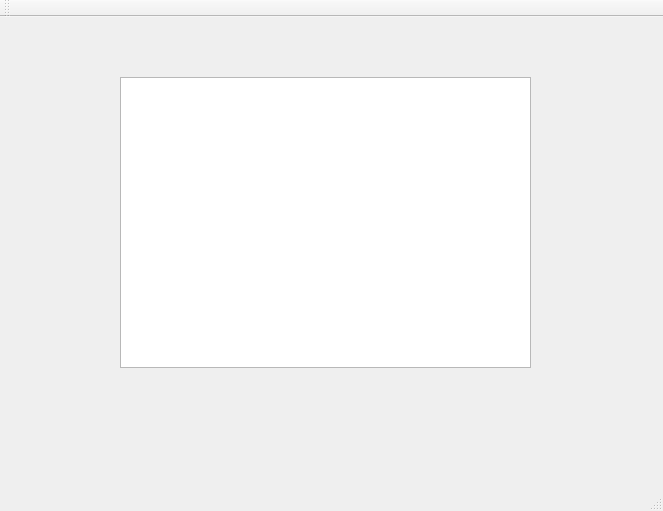
<?xml version="1.0" encoding="UTF-8"?>
<ui version="4.0">
 <class>MainWindow</class>
 <widget class="QMainWindow" name="MainWindow">
  <property name="geometry">
   <rect>
    <x>0</x>
    <y>0</y>
    <width>663</width>
    <height>511</height>
   </rect>
  </property>
  <property name="windowTitle">
   <string>MainWindow</string>
  </property>
  <widget class="QWidget" name="centralWidget">
   <widget class="QTextEdit" name="textEdit">
    <property name="geometry">
     <rect>
      <x>120</x>
      <y>60</y>
      <width>411</width>
      <height>291</height>
     </rect>
    </property>
   </widget>
  </widget>
  <widget class="QMenuBar" name="menuBar">
   <property name="geometry">
    <rect>
     <x>0</x>
     <y>0</y>
     <width>663</width>
     <height>26</height>
    </rect>
   </property>
  </widget>
  <widget class="QToolBar" name="mainToolBar">
   <attribute name="toolBarArea">
    <enum>TopToolBarArea</enum>
   </attribute>
   <attribute name="toolBarBreak">
    <bool>false</bool>
   </attribute>
  </widget>
  <widget class="QStatusBar" name="statusBar"/>
 </widget>
 <layoutdefault spacing="6" margin="11"/>
 <resources/>
 <connections/>
</ui>
